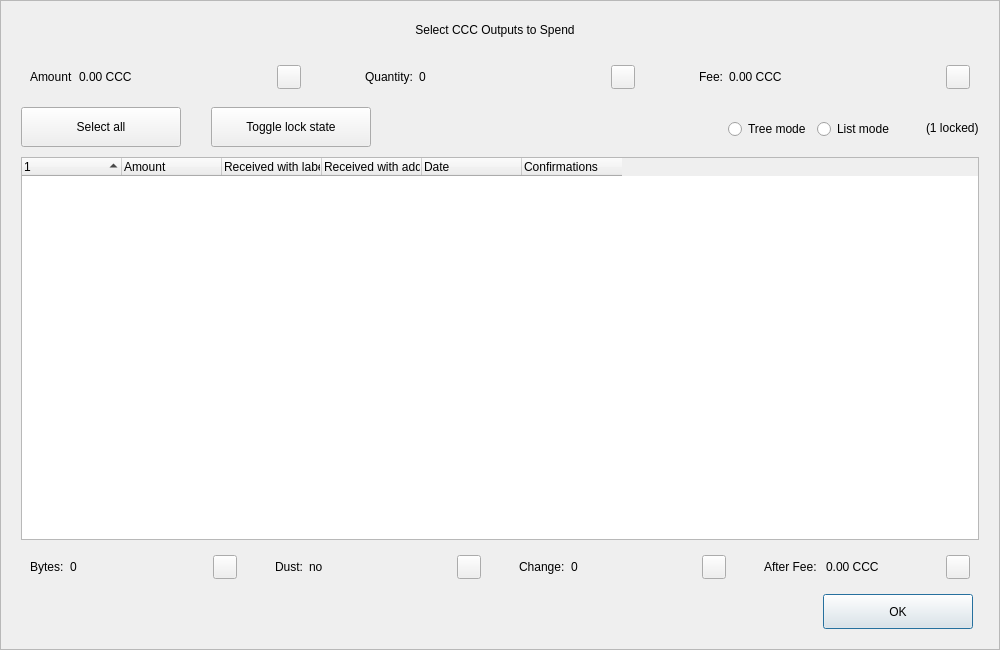
<?xml version="1.0" encoding="UTF-8"?>
<ui version="4.0">
 <class>CoinControlDialog</class>
 <widget class="QDialog" name="CoinControlDialog">
  <property name="geometry">
   <rect>
    <x>0</x>
    <y>0</y>
    <width>1000</width>
    <height>650</height>
   </rect>
  </property>
  <property name="minimumSize">
   <size>
    <width>950</width>
    <height>650</height>
   </size>
  </property>
  <property name="windowTitle">
   <string>Coin Selection</string>
  </property>
  <property name="styleSheet">
   <string notr="true"/>
  </property>
  <layout class="QVBoxLayout" name="verticalLayout">
   <property name="spacing">
    <number>0</number>
   </property>
   <property name="leftMargin">
    <number>0</number>
   </property>
   <property name="topMargin">
    <number>0</number>
   </property>
   <property name="rightMargin">
    <number>0</number>
   </property>
   <property name="bottomMargin">
    <number>0</number>
   </property>
   <item>
    <widget class="QFrame" name="frameContainer">
     <property name="toolTipDuration">
      <number>0</number>
     </property>
     <property name="frameShape">
      <enum>QFrame::StyledPanel</enum>
     </property>
     <property name="frameShadow">
      <enum>QFrame::Raised</enum>
     </property>
     <layout class="QVBoxLayout" name="verticalLayout_2">
      <property name="leftMargin">
       <number>0</number>
      </property>
      <property name="rightMargin">
       <number>0</number>
      </property>
      <property name="bottomMargin">
       <number>20</number>
      </property>
      <item>
       <layout class="QHBoxLayout" name="horizontalLayout_12">
        <property name="spacing">
         <number>0</number>
        </property>
        <property name="leftMargin">
         <number>20</number>
        </property>
        <property name="rightMargin">
         <number>30</number>
        </property>
        <item>
         <spacer name="horizontalSpacer_4">
          <property name="orientation">
           <enum>Qt::Horizontal</enum>
          </property>
          <property name="sizeHint" stdset="0">
           <size>
            <width>40</width>
            <height>20</height>
           </size>
          </property>
         </spacer>
        </item>
        <item>
         <widget class="QLabel" name="labelTitle">
          <property name="minimumSize">
           <size>
            <width>0</width>
            <height>40</height>
           </size>
          </property>
          <property name="maximumSize">
           <size>
            <width>16777215</width>
            <height>40</height>
           </size>
          </property>
          <property name="text">
           <string>Select CCC Outputs to Spend</string>
          </property>
          <property name="alignment">
           <set>Qt::AlignCenter</set>
          </property>
          <property name="margin">
           <number>7</number>
          </property>
         </widget>
        </item>
        <item>
         <spacer name="horizontalSpacer_5">
          <property name="orientation">
           <enum>Qt::Horizontal</enum>
          </property>
          <property name="sizeHint" stdset="0">
           <size>
            <width>40</width>
            <height>20</height>
           </size>
          </property>
         </spacer>
        </item>
       </layout>
      </item>
      <item>
       <layout class="QHBoxLayout" name="horizontalLayout_8">
        <property name="leftMargin">
         <number>20</number>
        </property>
        <property name="rightMargin">
         <number>20</number>
        </property>
        <item>
         <widget class="QWidget" name="layoutAmount" native="true">
          <layout class="QHBoxLayout" name="horizontalLayout_9" stretch="0,1,0">
           <item>
            <widget class="QLabel" name="labelCoinControlAmountText">
             <property name="text">
              <string>Amount</string>
             </property>
            </widget>
           </item>
           <item>
            <widget class="QLabel" name="labelCoinControlAmount">
             <property name="text">
              <string>0.00 CCC</string>
             </property>
            </widget>
           </item>
           <item alignment="Qt::AlignHCenter|Qt::AlignVCenter">
            <widget class="QPushButton" name="pushButtonAmount">
             <property name="minimumSize">
              <size>
               <width>0</width>
               <height>24</height>
              </size>
             </property>
             <property name="maximumSize">
              <size>
               <width>24</width>
               <height>26</height>
              </size>
             </property>
             <property name="focusPolicy">
              <enum>Qt::NoFocus</enum>
             </property>
             <property name="styleSheet">
              <string notr="true">padding-bottom:2px;
padding-right:4px;</string>
             </property>
             <property name="text">
              <string/>
             </property>
            </widget>
           </item>
          </layout>
         </widget>
        </item>
        <item>
         <spacer name="horizontalSpacer_2">
          <property name="orientation">
           <enum>Qt::Horizontal</enum>
          </property>
          <property name="sizeType">
           <enum>QSizePolicy::Fixed</enum>
          </property>
          <property name="sizeHint" stdset="0">
           <size>
            <width>40</width>
            <height>20</height>
           </size>
          </property>
         </spacer>
        </item>
        <item>
         <widget class="QWidget" name="layoutQuantity" native="true">
          <layout class="QHBoxLayout" name="horizontalLayout_10" stretch="0,1,0">
           <item>
            <widget class="QLabel" name="labelCoinControlQuantityText">
             <property name="text">
              <string>Quantity:</string>
             </property>
            </widget>
           </item>
           <item>
            <widget class="QLabel" name="labelCoinControlQuantity">
             <property name="text">
              <string>0</string>
             </property>
            </widget>
           </item>
           <item alignment="Qt::AlignHCenter|Qt::AlignVCenter">
            <widget class="QPushButton" name="pushButtonQuantity">
             <property name="minimumSize">
              <size>
               <width>0</width>
               <height>24</height>
              </size>
             </property>
             <property name="maximumSize">
              <size>
               <width>24</width>
               <height>26</height>
              </size>
             </property>
             <property name="focusPolicy">
              <enum>Qt::NoFocus</enum>
             </property>
             <property name="styleSheet">
              <string notr="true">padding-bottom:2px;
               padding-right:4px;</string>
             </property>
             <property name="text">
              <string/>
             </property>
            </widget>
           </item>
          </layout>
         </widget>
        </item>
        <item>
         <spacer name="horizontalSpacer_22">
          <property name="orientation">
           <enum>Qt::Horizontal</enum>
          </property>
          <property name="sizeType">
           <enum>QSizePolicy::Fixed</enum>
          </property>
          <property name="sizeHint" stdset="0">
           <size>
            <width>40</width>
            <height>20</height>
           </size>
          </property>
         </spacer>
        </item>
        <item>
         <widget class="QWidget" name="layoutFee" native="true">
          <layout class="QHBoxLayout" name="horizontalLayout_11" stretch="0,1,0">
           <item>
            <widget class="QLabel" name="labelCoinControlFeeText">
             <property name="text">
              <string>Fee:</string>
             </property>
            </widget>
           </item>
           <item>
            <widget class="QLabel" name="labelCoinControlFee">
             <property name="text">
              <string>0.00 CCC</string>
             </property>
            </widget>
           </item>
           <item alignment="Qt::AlignHCenter|Qt::AlignVCenter">
            <widget class="QPushButton" name="pushButtonFee">
             <property name="minimumSize">
              <size>
               <width>0</width>
               <height>24</height>
              </size>
             </property>
             <property name="maximumSize">
              <size>
               <width>24</width>
               <height>26</height>
              </size>
             </property>
             <property name="focusPolicy">
              <enum>Qt::NoFocus</enum>
             </property>
             <property name="styleSheet">
              <string notr="true">padding-bottom:2px;
               padding-right:4px;</string>
             </property>
             <property name="text">
              <string/>
             </property>
            </widget>
           </item>
          </layout>
         </widget>
        </item>
       </layout>
      </item>
      <item>
       <widget class="QFrame" name="frame">
        <property name="minimumSize">
         <size>
          <width>0</width>
          <height>40</height>
         </size>
        </property>
        <property name="styleSheet">
         <string notr="true">#frame {
	border:0;
}</string>
        </property>
        <property name="frameShape">
         <enum>QFrame::StyledPanel</enum>
        </property>
        <property name="frameShadow">
         <enum>QFrame::Sunken</enum>
        </property>
        <layout class="QHBoxLayout" name="horizontalLayout">
         <property name="spacing">
          <number>0</number>
         </property>
         <property name="leftMargin">
          <number>20</number>
         </property>
         <property name="topMargin">
          <number>0</number>
         </property>
         <property name="rightMargin">
          <number>20</number>
         </property>
         <property name="bottomMargin">
          <number>0</number>
         </property>
         <item>
          <layout class="QHBoxLayout" name="horizontalLayoutPanel" stretch="0,0,0,0,0,0">
           <property name="spacing">
            <number>20</number>
           </property>
           <item>
            <widget class="QPushButton" name="pushButtonSelectAll">
             <property name="sizePolicy">
              <sizepolicy hsizetype="Maximum" vsizetype="Fixed">
               <horstretch>0</horstretch>
               <verstretch>0</verstretch>
              </sizepolicy>
             </property>
             <property name="minimumSize">
              <size>
               <width>160</width>
               <height>40</height>
              </size>
             </property>
             <property name="maximumSize">
              <size>
               <width>16777215</width>
               <height>40</height>
              </size>
             </property>
             <property name="text">
              <string>Select all</string>
             </property>
             <property name="checkable">
              <bool>true</bool>
             </property>
             <property name="checked">
              <bool>false</bool>
             </property>
             <property name="autoExclusive">
              <bool>false</bool>
             </property>
             <property name="autoDefault">
              <bool>false</bool>
             </property>
            </widget>
           </item>
           <item>
            <spacer name="horizontalSpacer_6">
             <property name="orientation">
              <enum>Qt::Horizontal</enum>
             </property>
             <property name="sizeType">
              <enum>QSizePolicy::Fixed</enum>
             </property>
             <property name="sizeHint" stdset="0">
              <size>
               <width>10</width>
               <height>20</height>
              </size>
             </property>
            </spacer>
           </item>
           <item>
            <widget class="QPushButton" name="pushButtonToggleLock">
             <property name="sizePolicy">
              <sizepolicy hsizetype="Maximum" vsizetype="Fixed">
               <horstretch>0</horstretch>
               <verstretch>0</verstretch>
              </sizepolicy>
             </property>
             <property name="minimumSize">
              <size>
               <width>160</width>
               <height>40</height>
              </size>
             </property>
             <property name="maximumSize">
              <size>
               <width>16777215</width>
               <height>40</height>
              </size>
             </property>
             <property name="text">
              <string>Toggle lock state</string>
             </property>
             <property name="checkable">
              <bool>true</bool>
             </property>
             <property name="autoExclusive">
              <bool>false</bool>
             </property>
             <property name="autoDefault">
              <bool>false</bool>
             </property>
            </widget>
           </item>
           <item>
            <spacer name="horizontalSpacer_7">
             <property name="orientation">
              <enum>Qt::Horizontal</enum>
             </property>
             <property name="sizeType">
              <enum>QSizePolicy::Expanding</enum>
             </property>
             <property name="sizeHint" stdset="0">
              <size>
               <width>30</width>
               <height>20</height>
              </size>
             </property>
            </spacer>
           </item>
           <item alignment="Qt::AlignRight">
            <widget class="QGroupBox" name="groupBox_2">
             <property name="styleSheet">
              <string notr="true">#groupBox_2 {
    background-color:transparent;
    border-radius:0;
}</string>
             </property>
             <property name="title">
              <string/>
             </property>
             <layout class="QHBoxLayout" name="horizontalLayout_14">
              <item>
               <widget class="QRadioButton" name="radioTreeMode">
                <property name="sizePolicy">
                 <sizepolicy hsizetype="Maximum" vsizetype="Fixed">
                  <horstretch>0</horstretch>
                  <verstretch>0</verstretch>
                 </sizepolicy>
                </property>
                <property name="text">
                 <string>Tree mode</string>
                </property>
               </widget>
              </item>
              <item>
               <widget class="QRadioButton" name="radioListMode">
                <property name="sizePolicy">
                 <sizepolicy hsizetype="Maximum" vsizetype="Fixed">
                  <horstretch>0</horstretch>
                  <verstretch>0</verstretch>
                 </sizepolicy>
                </property>
                <property name="text">
                 <string>List mode</string>
                </property>
                <property name="checked">
                 <bool>false</bool>
                </property>
               </widget>
              </item>
             </layout>
            </widget>
           </item>
           <item>
            <widget class="QLabel" name="labelLocked">
             <property name="text">
              <string>(1 locked)</string>
             </property>
            </widget>
           </item>
          </layout>
         </item>
        </layout>
       </widget>
      </item>
      <item>
       <layout class="QHBoxLayout" name="horizontalLayout_13">
        <property name="leftMargin">
         <number>20</number>
        </property>
        <property name="rightMargin">
         <number>20</number>
        </property>
        <item>
         <widget class="CoinControlTreeWidget" name="treeWidget">
          <property name="contextMenuPolicy">
           <enum>Qt::CustomContextMenu</enum>
          </property>
          <property name="styleSheet">
           <string notr="true"/>
          </property>
          <property name="sortingEnabled">
           <bool>false</bool>
          </property>
          <property name="columnCount">
           <number>6</number>
          </property>
          <attribute name="headerShowSortIndicator" stdset="0">
           <bool>true</bool>
          </attribute>
          <attribute name="headerStretchLastSection">
           <bool>false</bool>
          </attribute>
          <column>
           <property name="text">
            <string/>
           </property>
          </column>
          <column>
           <property name="text">
            <string>Amount</string>
           </property>
          </column>
          <column>
           <property name="text">
            <string>Received with label</string>
           </property>
          </column>
          <column>
           <property name="text">
            <string>Received with address</string>
           </property>
          </column>
          <column>
           <property name="text">
            <string>Date</string>
           </property>
          </column>
          <column>
           <property name="text">
            <string>Confirmations</string>
           </property>
           <property name="toolTip">
            <string>Confirmed</string>
           </property>
          </column>
         </widget>
        </item>
       </layout>
      </item>
      <item>
       <layout class="QHBoxLayout" name="horizontalLayout_3">
        <property name="spacing">
         <number>20</number>
        </property>
        <property name="leftMargin">
         <number>20</number>
        </property>
        <property name="rightMargin">
         <number>20</number>
        </property>
        <item>
         <widget class="QWidget" name="layoutBytes" native="true">
          <layout class="QHBoxLayout" name="horizontalLayout_4" stretch="0,1,0">
           <item>
            <widget class="QLabel" name="labelCoinControlBytesText">
             <property name="text">
              <string>Bytes:</string>
             </property>
            </widget>
           </item>
           <item>
            <widget class="QLabel" name="labelCoinControlBytes">
             <property name="text">
              <string>0</string>
             </property>
            </widget>
           </item>
           <item alignment="Qt::AlignHCenter|Qt::AlignVCenter">
            <widget class="QPushButton" name="pushButtonBytes">
             <property name="minimumSize">
              <size>
               <width>0</width>
               <height>24</height>
              </size>
             </property>
             <property name="maximumSize">
              <size>
               <width>24</width>
               <height>26</height>
              </size>
             </property>
             <property name="focusPolicy">
              <enum>Qt::NoFocus</enum>
             </property>
             <property name="styleSheet">
              <string notr="true">padding-bottom:2px;
               padding-right:4px;</string>
             </property>
             <property name="text">
              <string/>
             </property>
            </widget>
           </item>
          </layout>
         </widget>
        </item>
        <item>
         <widget class="QWidget" name="layoutDust" native="true">
          <layout class="QHBoxLayout" name="horizontalLayout_5" stretch="0,1,0">
           <item>
            <widget class="QLabel" name="labelCoinControlLowOutputText">
             <property name="text">
              <string>Dust:</string>
             </property>
            </widget>
           </item>
           <item>
            <widget class="QLabel" name="labelCoinControlLowOutput">
             <property name="text">
              <string>no</string>
             </property>
            </widget>
           </item>
           <item alignment="Qt::AlignHCenter|Qt::AlignVCenter">
            <widget class="QPushButton" name="pushButtonDust">
             <property name="minimumSize">
              <size>
               <width>0</width>
               <height>24</height>
              </size>
             </property>
             <property name="maximumSize">
              <size>
               <width>24</width>
               <height>26</height>
              </size>
             </property>
             <property name="focusPolicy">
              <enum>Qt::NoFocus</enum>
             </property>
             <property name="styleSheet">
              <string notr="true">padding-bottom:2px;
               padding-right:4px;</string>
             </property>
             <property name="text">
              <string/>
             </property>
            </widget>
           </item>
          </layout>
         </widget>
        </item>
        <item>
         <widget class="QWidget" name="layoutChange" native="true">
          <layout class="QHBoxLayout" name="horizontalLayout_6" stretch="0,1,0">
           <item>
            <widget class="QLabel" name="labelCoinControlChangeText">
             <property name="text">
              <string>Change:</string>
             </property>
            </widget>
           </item>
           <item>
            <widget class="QLabel" name="labelCoinControlChange">
             <property name="text">
              <string>0</string>
             </property>
            </widget>
           </item>
           <item alignment="Qt::AlignHCenter|Qt::AlignVCenter">
            <widget class="QPushButton" name="pushButtonChange">
             <property name="minimumSize">
              <size>
               <width>0</width>
               <height>24</height>
              </size>
             </property>
             <property name="maximumSize">
              <size>
               <width>24</width>
               <height>26</height>
              </size>
             </property>
             <property name="focusPolicy">
              <enum>Qt::NoFocus</enum>
             </property>
             <property name="styleSheet">
              <string notr="true">padding-bottom:2px;
               padding-right:4px;</string>
             </property>
             <property name="text">
              <string/>
             </property>
            </widget>
           </item>
          </layout>
         </widget>
        </item>
        <item>
         <widget class="QWidget" name="layoutAfter" native="true">
          <layout class="QHBoxLayout" name="horizontalLayout_7" stretch="0,1,0">
           <item>
            <widget class="QLabel" name="labelCoinControlAfterFeeText">
             <property name="text">
              <string>After Fee: </string>
             </property>
            </widget>
           </item>
           <item>
            <widget class="QLabel" name="labelCoinControlAfterFee">
             <property name="text">
              <string>0.00 CCC</string>
             </property>
            </widget>
           </item>
           <item alignment="Qt::AlignHCenter|Qt::AlignVCenter">
            <widget class="QPushButton" name="pushButtonAlterFee">
             <property name="minimumSize">
              <size>
               <width>0</width>
               <height>24</height>
              </size>
             </property>
             <property name="maximumSize">
              <size>
               <width>24</width>
               <height>26</height>
              </size>
             </property>
             <property name="focusPolicy">
              <enum>Qt::NoFocus</enum>
             </property>
             <property name="styleSheet">
              <string notr="true">padding-bottom:2px;
               padding-right:4px;</string>
             </property>
             <property name="text">
              <string/>
             </property>
            </widget>
           </item>
          </layout>
         </widget>
        </item>
       </layout>
      </item>
      <item>
       <layout class="QHBoxLayout" name="horizontalLayout_2">
        <property name="spacing">
         <number>0</number>
        </property>
        <property name="leftMargin">
         <number>20</number>
        </property>
        <property name="rightMargin">
         <number>26</number>
        </property>
        <item>
         <spacer name="horizontalSpacer_3">
          <property name="orientation">
           <enum>Qt::Horizontal</enum>
          </property>
          <property name="sizeHint" stdset="0">
           <size>
            <width>558</width>
            <height>20</height>
           </size>
          </property>
         </spacer>
        </item>
        <item>
         <widget class="QPushButton" name="pushButtonOk">
          <property name="minimumSize">
           <size>
            <width>150</width>
            <height>35</height>
           </size>
          </property>
          <property name="text">
           <string>OK</string>
          </property>
         </widget>
        </item>
       </layout>
      </item>
     </layout>
    </widget>
   </item>
  </layout>
 </widget>
 <customwidgets>
  <customwidget>
   <class>CoinControlTreeWidget</class>
   <extends>QTreeWidget</extends>
   <header>coincontroltreewidget.h</header>
  </customwidget>
 </customwidgets>
 <resources/>
 <connections/>
</ui>
